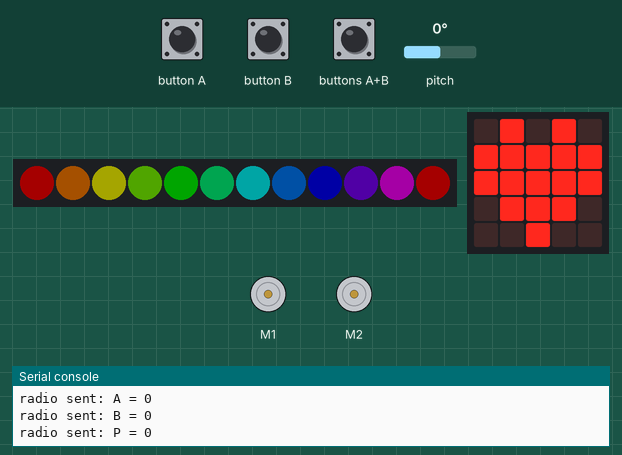
Simulated run of this program. Board: BBC micro:bit (MakeCode). On the bench: 12 RGB LEDs in strip order, left to right, the board's 5×5 LED display, 2 × DC motor (green arrow = forward, orange = backward, longer = faster), the last lines printed to the serial console. The test bench sets the inputs (shaded band); at power-on: pitch 0°. Dim RGB values are drawn brighter than linear; no radio messages arrive unless stated (any console line starting 'radio sent:' is added by the test bench).

Above: at 1.8 s.
1.9 s: buttons A+B pressed for 1 s
At 3.4 s:
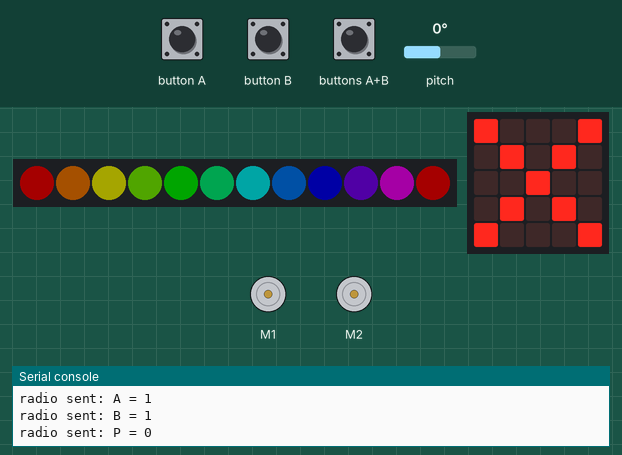
4.4 s: buttons A+B pressed for 0.15 s
At 5.2 s:
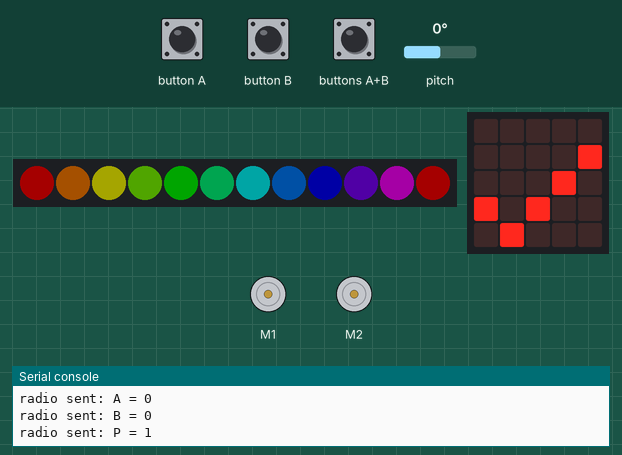
6.0 s: pitch set to -172°
At 6.8 s:
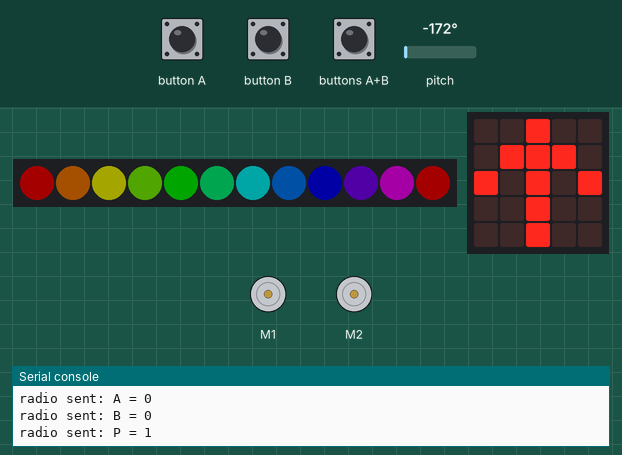
7.5 s: button A pressed for 0.15 s
At 7.57 s:
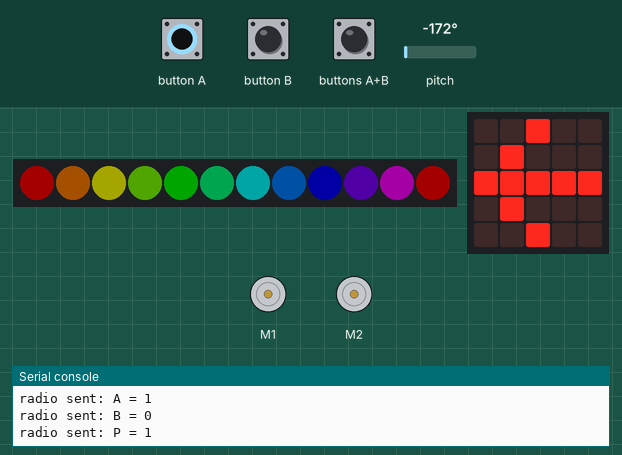
9.1 s: pitch set to -1°
10.6 s: pitch set to 2°
At 11.3 s:
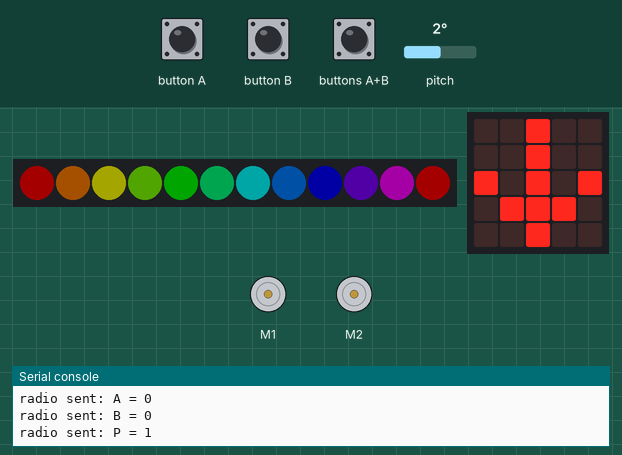
Timing chart, 0 to 13.1 s (numbered marks = the images above; inputs shaded):
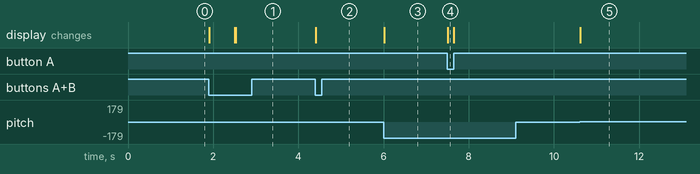

Measured:
- the behaviour switches between 0 and 1° on pitch (found by bisection; images 4 and 5)
- after the input at 1.9 s, the display: first changes at once (image 1 shows a later state)
- after the input at 4.4 s, the display: changes at once (image 2)
- after the input at 6.0 s, the display: changes at once (image 3)
- after the input at 7.5 s, the display: changes at once (image 4)
- after the input at 10.6 s, the display: changes at once (image 5)

The program:

main.ts
```typescript
function Fjernkontroll () {
    if (input.buttonIsPressed(Button.AB)) {
        if (PåAv) {
            PåAv = 0
            basic.showIcon(IconNames.No)
        } else {
            PåAv = 1
            basic.showIcon(IconNames.Yes)
        }
    }
    if (PåAv == 1) {
        Hastighet = input.rotation(Rotation.Pitch)
        if (input.buttonIsPressed(Button.A)) {
            Knapp_A = 1
            basic.showLeds(`
                . . # . .
                . # . . .
                # # # # #
                . # . . .
                . . # . .
                `,0)
        } else {
            Knapp_A = 0
        }
        if (input.buttonIsPressed(Button.B)) {
            Knapp_B = 1
            basic.showLeds(`
                . . # . .
                . . . # .
                # # # # #
                . . . # .
                . . # . .
                `,0)
        } else {
            Knapp_B = 0
        }
        if (Knapp_A == 0 && Knapp_B == 0 && Hastighet < 0) {
            basic.showLeds(`
                . . # . .
                . # # # .
                # . # . #
                . . # . .
                . . # . .
                `,0)
        } else if (Knapp_A == 0 && Knapp_B == 0 && Hastighet > 0) {
            basic.showLeds(`
                . . # . .
                . . # . .
                # . # . #
                . # # # .
                . . # . .
                `,0)
        }
    }
}
function Sende_Info () {
    radio.sendValue("H", Hastighet)
    radio.sendValue("A", Knapp_A)
    radio.sendValue("B", Knapp_B)
    radio.sendValue("P", PåAv)
}
function BitBot_Bilen () {
    if (PåAv_Bil) {
        if (Venstre) {
            bitbot.motor(BBMotor.Right, Kjør)
            bitbot.motor(BBMotor.Left, Kjør * -1)
        } else if (Høyre) {
            bitbot.motor(BBMotor.Left, Kjør)
            bitbot.motor(BBMotor.Right, Kjør * -1)
        } else {
            bitbot.motor(BBMotor.Both, Kjør)
        }
    } else {
        bitbot.motor(BBMotor.Both, Stopp)
    }
}
radio.onReceivedValue(function (name, value) {
    if (name == "P") {
        PåAv_Bil = value
    } else if (name == "A") {
        Venstre = value
    } else if (name == "B") {
        Høyre = value
    } else if (name == "H") {
        Kjør = value * -22.5
    }
})
let Kjør = 0
let Høyre = 0
let Venstre = 0
let PåAv_Bil = 0
let Knapp_B = 0
let Knapp_A = 0
let Hastighet = 0
let PåAv = 0
let Stopp = 0
let Radiogruppe = 42
Stopp = 0
radio.setGroup(Radiogruppe)
bitbot.ledRainbow()
basic.showIcon(IconNames.Heart)
basic.forever(function () {
    Fjernkontroll()
    Sende_Info()
    BitBot_Bilen()
})
```

test.ts
```typescript
// testene settes inn her; disse vil ikke kompilert så lenge denne pakken blir brukt som en utvidelse.
```
